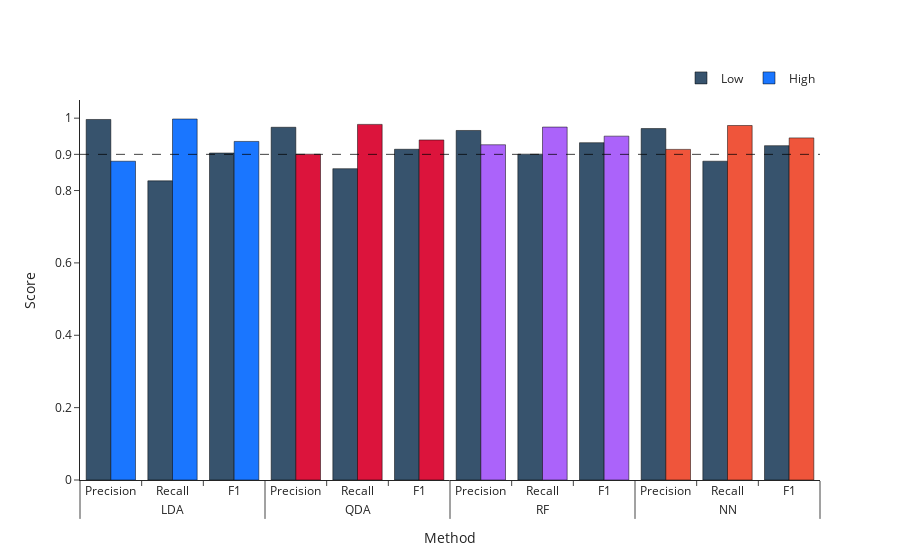

The code cell stored with this chart in its notebook:
### Code cell
fig = go.Figure()

fig.update_layout(
    template='simple_white',
    xaxis=dict(title_text='Method'),
    yaxis=dict(title_text='Score'),
)

fig.add_hline(y=0.9, line_width=0.75, line_dash="dash", line_color="black", opacity=1)

colors_1 = ['rgb(55, 83, 109)'] * 12
colors_2 = ['rgb(26, 118, 255)'] * 3 + ['crimson'] * 3 + ['#AB63FA'] * 3 + ['#EF553B'] * 3

classes = ['Low', 'High']

for i, lbl in enumerate(classes):
    if not pd.isnull(lbl):
        plot_df = summary[summary.Class == i]
        fig.add_trace(
            go.Bar(x=[plot_df.Method, plot_df.Metric], y=plot_df.Score, name=str(lbl), marker_color=colors_1 if i == 0 else colors_2, base=0, marker_line_color='rgb(0, 0, 0)', showlegend=True),
    )
        

fig.update_layout(legend=dict(
    orientation="h",
    yanchor="bottom",
    y=1.02,
    xanchor="right",
    x=1
))

fig.update_yaxes(tickvals=[0, 0.2, 0.4, 0.6, 0.8, 0.9, 1])
fig.show()
fig.write_image('plot.svg', engine="kaleido")

### Figure 1 — Plotly figure (JSON) as saved in the notebook; plotly's stock layout.template omitted (floating-point values rounded to 4 significant figures)
{"data": [{"base": 0, "marker": {"color": ["rgb(55, 83, 109)", "rgb(55, 83, 109)", "rgb(55, 83, 109)", "rgb(55, 83, 109)", "rgb(55, 83, 109)", "rgb(55, 83, 109)", "rgb(55, 83, 109)", "rgb(55, 83, 109)", "rgb(55, 83, 109)", "rgb(55, 83, 109)", "rgb(55, 83, 109)", "rgb(55, 83, 109)"], "line": {"color": "rgb(0, 0, 0)"}}, "name": "Low", "showlegend": true, "type": "bar", "x": [["LDA", "LDA", "LDA", "QDA", "QDA", "QDA", "RF", "RF", "RF", "NN", "NN", "NN"], ["Precision", "Recall", "F1", "Precision", "Recall", "F1", "Precision", "Recall", "F1", "Precision", "Recall", "F1"]], "y": [0.9964, 0.8268, 0.9037, 0.9749, 0.8604, 0.9141, 0.966, 0.9006, 0.9322, 0.9713, 0.8811, 0.924]}, {"base": 0, "marker": {"color": ["rgb(26, 118, 255)", "rgb(26, 118, 255)", "rgb(26, 118, 255)", "crimson", "crimson", "crimson", "#AB63FA", "#AB63FA", "#AB63FA", "#EF553B", "#EF553B", "#EF553B"], "line": {"color": "rgb(0, 0, 0)"}}, "name": "High", "showlegend": true, "type": "bar", "x": [["LDA", "LDA", "LDA", "QDA", "QDA", "QDA", "RF", "RF", "RF", "NN", "NN", "NN"], ["Precision", "Recall", "F1", "Precision", "Recall", "F1", "Precision", "Recall", "F1", "Precision", "Recall", "F1"]], "y": [0.881, 0.9977, 0.9357, 0.9005, 0.9828, 0.9398, 0.9265, 0.9754, 0.9503, 0.9137, 0.9797, 0.9455]}], "layout": {"autosize": true, "legend": {"orientation": "h", "x": 1, "xanchor": "right", "y": 1.02, "yanchor": "bottom"}, "shapes": [{"line": {"color": "black", "dash": "dash", "width": 0.75}, "opacity": 1, "type": "line", "x0": 0, "x1": 1, "xref": "x domain", "y0": 0.9, "y1": 0.9, "yref": "y"}], "xaxis": {"autorange": true, "range": [-0.5, 11.5], "title": {"text": "Method"}, "type": "multicategory"}, "yaxis": {"autorange": true, "range": [0, 1.05], "tickvals": [0, 0.2, 0.4, 0.6, 0.8, 0.9, 1], "title": {"text": "Score"}, "type": "linear"}}}
